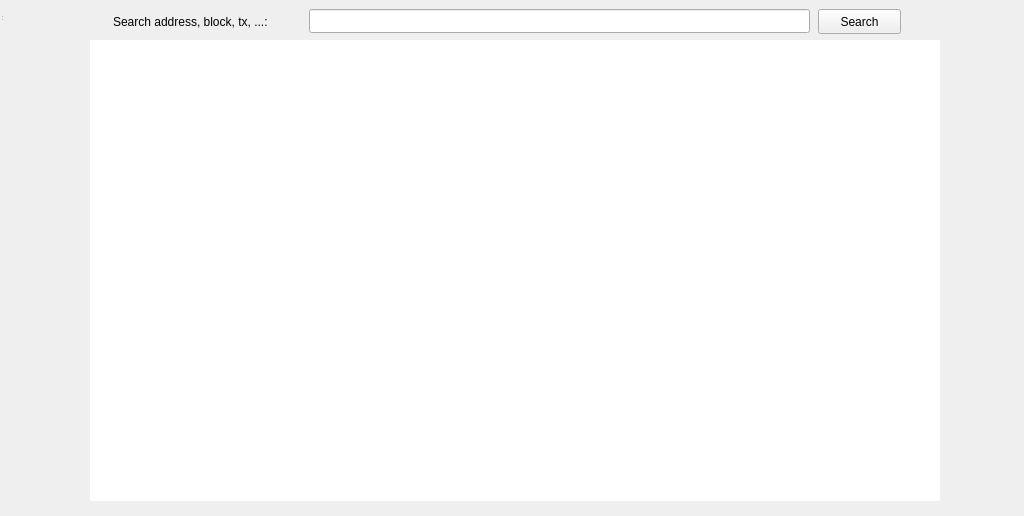
<?xml version="1.0" encoding="UTF-8"?>
<ui version="4.0">
<class>ExplorerPage</class>
<widget class="QWidget" name="ExplorerPage">
<property name="geometry">
<rect>
<x>0</x>
<y>0</y>
<width>1024</width>
<height>516</height>
</rect>
</property>
<property name="windowTitle">
<string>ExplorerPage</string>
</property>
<widget class="QWidget" name="centralWidget" native="true">
<property name="geometry">
<rect>
<x>0</x>
<y>0</y>
<width>1024</width>
<height>516</height>
</rect>
</property>
<widget class="QTextBrowser" name="textBrowser">
<property name="geometry">
<rect>
<x>90</x>
<y>40</y>
<width>850</width>
<height>461</height>
</rect>
</property>
<property name="maximumSize">
<size>
<width>16777215</width>
<height>16777215</height>
</size>
</property>
<property name="autoFillBackground">
<bool>false</bool>
</property>
<property name="frameShape">
<enum>QFrame::NoFrame</enum>
</property>
<property name="frameShadow">
<enum>QFrame::Plain</enum>
</property>
<property name="readOnly">
<bool>true</bool>
</property>
<property name="html">
<string>&lt;!DOCTYPE HTML PUBLIC &quot;-//W3C//DTD HTML 4.0//EN&quot; &quot;http://www.w3.org/TR/REC-html40/strict.dtd&quot;&gt;
&lt;html&gt;&lt;head&gt;&lt;meta name=&quot;qrichtext&quot; content=&quot;1&quot; /&gt;&lt;style type=&quot;text/css&quot;&gt;
p, li { white-space: pre-wrap; }
&lt;/style&gt;&lt;/head&gt;&lt;body style=&quot; font-family:'Sans Serif'; font-size:9pt; font-weight:400; font-style:normal;&quot;&gt;
&lt;p style=&quot;-qt-paragraph-type:empty; margin-top:0px; margin-bottom:0px; margin-left:0px; margin-right:0px; -qt-block-indent:0; text-indent:0px;&quot;&gt;&lt;br /&gt;&lt;/p&gt;
&lt;p style=&quot;-qt-paragraph-type:empty; margin-top:0px; margin-bottom:0px; margin-left:0px; margin-right:0px; -qt-block-indent:0; text-indent:0px;&quot;&gt;&lt;br /&gt;&lt;/p&gt;&lt;/body&gt;&lt;/html&gt;</string>
</property>
<property name="overwriteMode">
<bool>false</bool>
</property>
<property name="acceptRichText">
<bool>false</bool>
</property>
<property name="openExternalLinks">
<bool>true</bool>
</property>
<property name="openLinks">
<bool>true</bool>
</property>
</widget>
<widget class="QLineEdit" name="dataLine">
<property name="geometry">
<rect>
<x>309</x>
<y>9</y>
<width>501</width>
<height>24</height>
</rect>
</property>
</widget>
<widget class="QPushButton" name="submitButton">
<property name="geometry">
<rect>
<x>818</x>
<y>9</y>
<width>83</width>
<height>25</height>
</rect>
</property>
<property name="text">
<string>Search</string>
</property>
<property name="flat">
<bool>false</bool>
</property>
</widget>
<widget class="QLabel" name="label">
<property name="geometry">
<rect>
<x>113</x>
<y>12</y>
<width>180</width>
<height>20</height>
</rect>
</property>
<property name="text">
<string>Search address, block, tx, ...:</string>
</property>
</widget>
</widget>
<widget class="QStatusBar" name="statusBar">
<property name="geometry">
<rect>
<x>0</x>
<y>0</y>
<width>3</width>
<height>22</height>
</rect>
</property>
</widget>
</widget>
<layoutdefault spacing="6" margin="11"/>
<resources/>
<connections/>
</ui>
